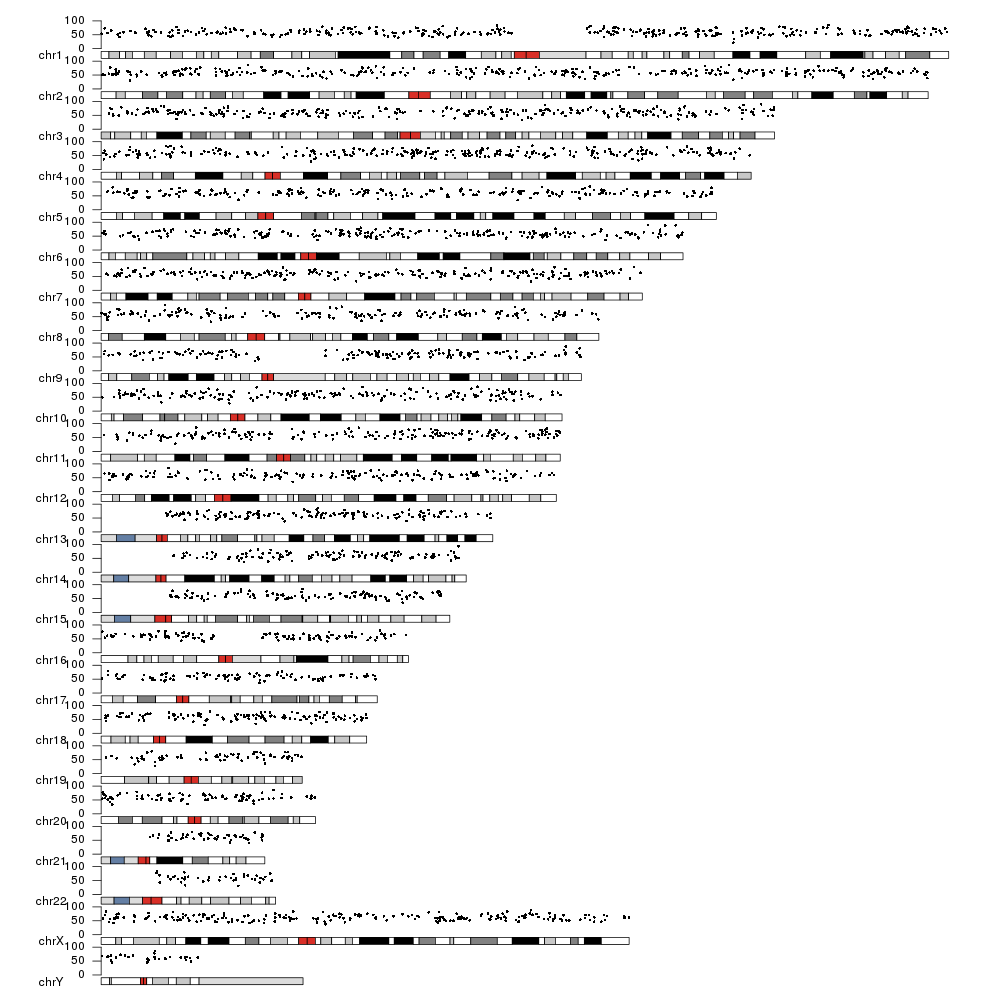

Here is the R script that generated this plot:
library(karyoploteR)

my.data <- createRandomRegions(nregions = 4000, genome = "hg19", length.mean = 1, length.sd = 0)
my.data$frag <- rnorm(n = length(my.data), mean = 60, sd = 10)


png("biostars_409028.png", width=1000, height=1000)
  kp <- plotKaryotype("hg19")
  kpAxis(kp, ymin = 0, ymax=100)
  kpPoints(kp, my.data, y=my.data$frag, ymin=0, ymax=100)
dev.off()

png("biostars_409028_chr1.png", width=1000, height=500)
  kp <- plotKaryotype("hg19", chromosomes = "chr1", main="Chromosome 1")
  kpAxis(kp, ymin = 0, ymax=100)
  kpPoints(kp, my.data, y=my.data$frag, ymin=0, ymax=100)
dev.off()
